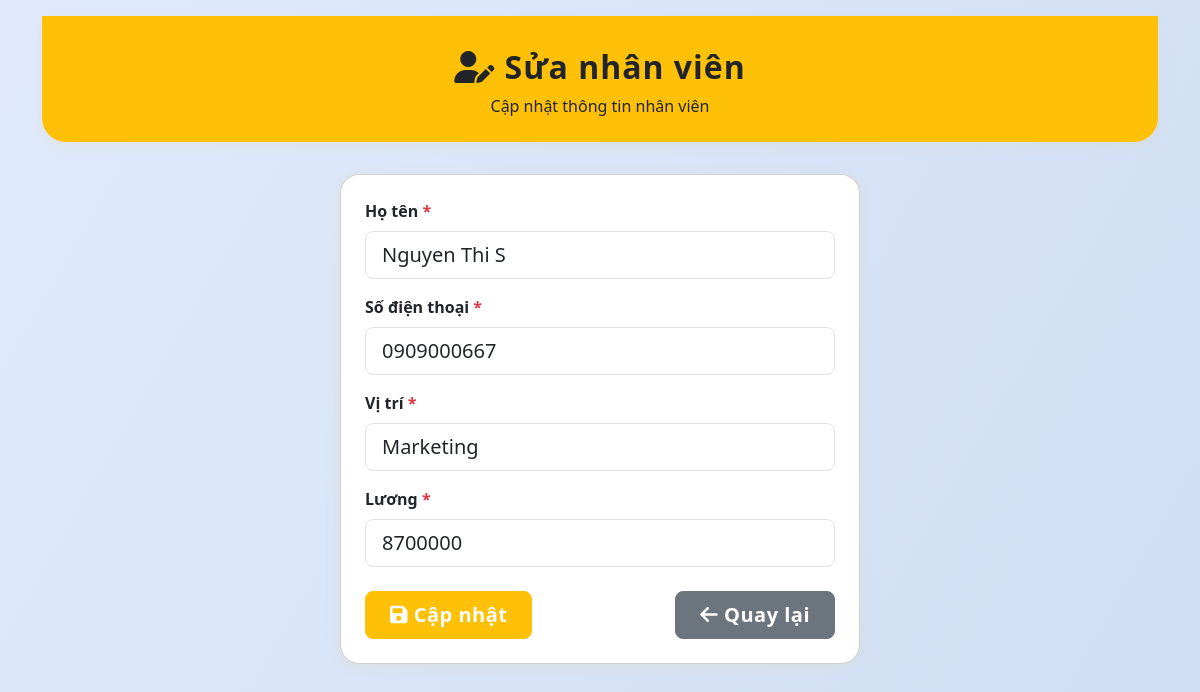
/index.php?c=employee&a=edit&id=18, run on the app's committed database.
### tables this page shows
CREATE TABLE employees (
    id INT AUTO_INCREMENT PRIMARY KEY,
    full_name VARCHAR(120) NOT NULL,
    phone VARCHAR(20) NOT NULL,
    position VARCHAR(80) NOT NULL,
    salary INT DEFAULT 0,
    created_at TIMESTAMP DEFAULT CURRENT_TIMESTAMP
);

### core/Controller.php (called while the page is built)
<?php
class Controller {
    protected function render($view, $data = []) {
        extract($data);
        include $view;
    }
}

### app/Controllers/EmployeeController.php (called while the page is built, shortened)
<?php
require_once __DIR__ . '/../../core/Controller.php';
require_once __DIR__ . '/../Models/Employee.php';
class EmployeeController extends Controller {
    public function edit() {
        $id = $_GET['id'] ?? null;
        $model = new Employee();
        $employee = $model->findById($id);
        $errors = [];
        $this->render(__DIR__ . '/../Views/employees/edit.php', [
            'employee' => $employee,
            'errors' => $errors,
            'old' => $_POST ?? $employee
        ]);
    }
}

### core/Router.php (called while the page is built, shortened)
<?php
class Router {
    public static function route($routes) {
        $a = isset($_GET['a']) ? $_GET['a'] : 'index';
        $controller = new $controllerName();
        $controller->$a();
    }
}

### public/index.php (called while the page is built)
<?php
require_once __DIR__ . '/../core/Router.php';
$routes = [
    'EmployeeController' => __DIR__ . '/../app/Controllers/EmployeeController.php',
];
Router::route($routes);

### config/database.php (called while the page is built)
<?php
return [
    'host' => 'localhost',
    'dbname' => 'project_lab12',
    'user' => 'root',
    'password' => ''
];

### app/Models/Employee.php (called while the page is built, shortened)
<?php
require_once __DIR__ . '/../../core/Database.php';
class Employee {
    private $db;
    public function __construct() {
        $config = require __DIR__ . '/../../config/database.php';
        $this->db = (new Database($config))->getConnection();
    }
    public function findById($id) {
        $sql = "SELECT * FROM employees WHERE id = :id";
        $stmt = $this->db->prepare($sql);
        $stmt->execute([':id' => $id]);
        return $stmt->fetch();
    }
}

### core/Database.php (called while the page is built)
<?php
class Database {
    private $pdo;
    public function __construct($config) {
        $dsn = "mysql:host={$config['host']};dbname={$config['dbname']};charset=utf8";
        $this->pdo = new PDO($dsn, $config['user'], $config['password'], [
            PDO::ATTR_ERRMODE => PDO::ERRMODE_EXCEPTION,
            PDO::ATTR_DEFAULT_FETCH_MODE => PDO::FETCH_ASSOC
        ]);
    }
    public function getConnection() {
        return $this->pdo;
    }
}

### app/Views/employees/edit.php (the view, shortened to what this page needs)
<!DOCTYPE html>
<html lang="vi">
<head>
    <link rel="stylesheet" href="https://cdn.jsdelivr.net/npm/bootstrap@5.3.2/dist/css/bootstrap.min.css">
    <link rel="stylesheet" href="https://cdnjs.cloudflare.com/ajax/libs/font-awesome/6.4.2/css/all.min.css">
</head>
<body>
<div class="container py-3">
    <div class="main-header text-center">
        <h2><i class="fa-solid fa-user-pen"></i> Sửa nhân viên</h2>
        <div class="mt-2">Cập nhật thông tin nhân viên</div>
    </div>
    <div class="card card-form p-4 bg-white">
    <form method="post">
        <div class="mb-3">
            <label for="full_name" class="form-label">Họ tên <span class="text-danger">*</span></label>
            <input type="text" name="full_name" id="full_name" class="form-control form-control-lg" value="<?= htmlspecialchars($old['full_name'] ?? $employee['full_name']) ?>">
        </div>
        <div class="mb-3">
            <label for="phone" class="form-label">Số điện thoại <span class="text-danger">*</span></label>
            <input type="text" name="phone" id="phone" class="form-control form-control-lg" value="<?= htmlspecialchars($old['phone'] ?? $employee['phone']) ?>">
        </div>
        <div class="mb-3">
            <label for="position" class="form-label">Vị trí <span class="text-danger">*</span></label>
            <input type="text" name="position" id="position" class="form-control form-control-lg" value="<?= htmlspecialchars($old['position'] ?? $employee['position']) ?>">
        </div>
        <div class="mb-3">
            <label for="salary" class="form-label">Lương <span class="text-danger">*</span></label>
            <input type="number" name="salary" id="salary" class="form-control form-control-lg" value="<?= htmlspecialchars($old['salary'] ?? $employee['salary']) ?>">
        </div>
        <div class="d-flex justify-content-between mt-4">
            <button class="btn btn-warning btn-lg px-4 text-white" type="submit"><i class="fa fa-save"></i> Cập nhật</button>
            <a href="index.php?c=employee&a=index" class="btn btn-secondary btn-lg px-4"><i class="fa fa-arrow-left"></i> Quay lại</a>
        </div>
    </form>
    </div>
</div>
</body>
</html>

### app/Views/employees/edit.php (style rules this page uses)
body { background: linear-gradient(120deg, #e0eafc, #cfdef3 100%); min-height: 100vh; }
.main-header { background: #ffc107; color: #212529; border-radius: 0 0 1.5rem 1.5rem; box-shadow: 0 4px 16px rgba(255,193,7,0.08); padding: 2rem 1rem 1.5rem 1rem; margin-bottom: 2rem; }
.main-header h2 { font-weight: 700; letter-spacing: 1px; }
.card-form { max-width: 520px; margin: 0 auto; border-radius: 1.2rem; box-shadow: 0 2px 16px rgba(255,193,7,0.10); }
.form-label { font-weight: 600; }
.btn-lg { font-weight: 600; letter-spacing: 0.5px; }

### data on the page
employees: full_name "Nguyen Thi S", phone "0909000667", position "Marketing", salary "8700000"
